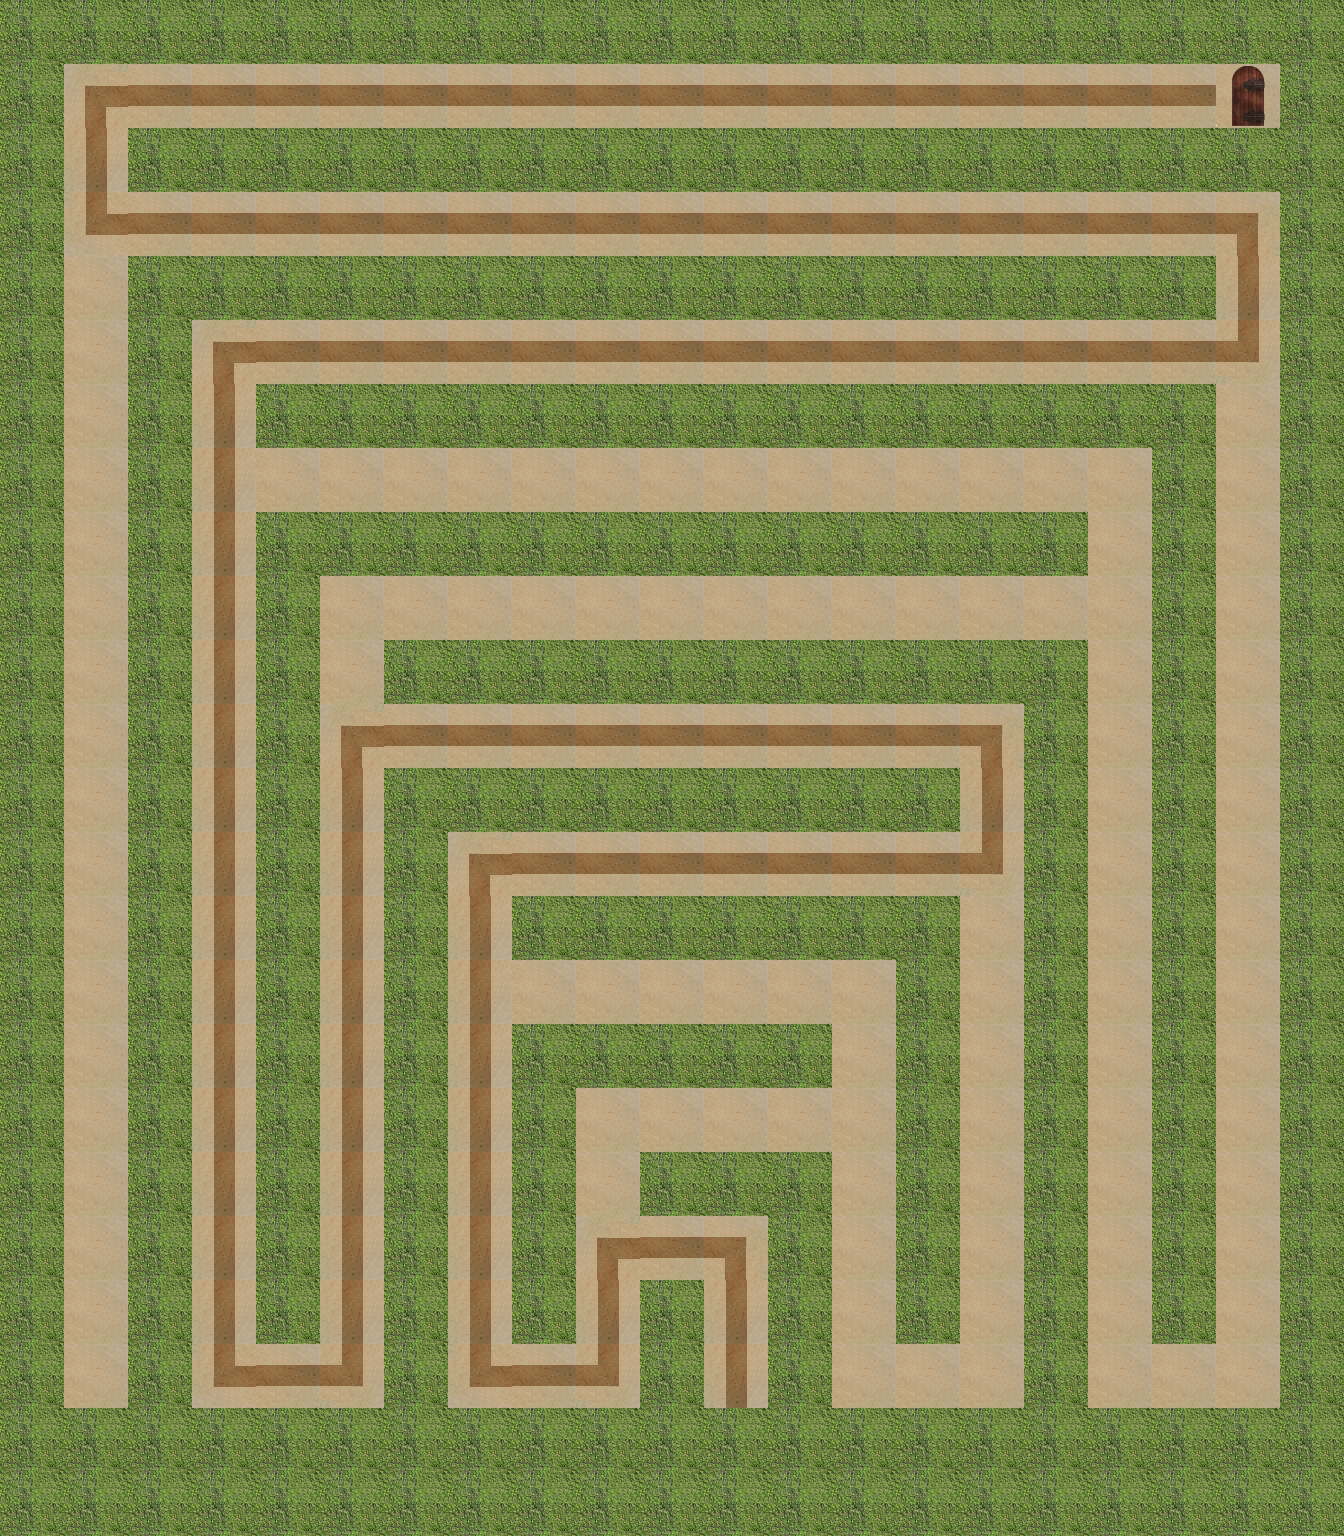

The image is a tile-based game level rendered from a .tmx file. Its description and source (layers, tilesets, objects; grid data summarised) follow:
An orthogonal 21x24 tile map with 64x64 px tiles, 4 tile layers (path, wall, hint, end), 1 hidden layer not drawn.

<map version="1.0" orientation="orthogonal" renderorder="right-down" width="21" height="24" tilewidth="64" tileheight="64">
 <properties>
  <property name="bestTimePossible" value="37" />
  <property name="viewSize" value="5" />
 </properties>
 <tileset firstgid="1" name="sandbush" tilewidth="64" tileheight="64">
  <image source="sandbush.png" width="256" height="192" />
 </tileset>
 <layer name="path" width="21" height="24">
  <data>[504 cells, 223 non-empty, 1 distinct tile ids]</data>
 </layer>
 <layer name="wall" width="21" height="24">
  <data>[504 cells, 281 non-empty, 1 distinct tile ids]</data>
 </layer>
 <layer name="hint" width="21" height="24">
  <data>[504 cells, 120 non-empty, 6 distinct tile ids]</data>
 </layer>
 <layer name="start" width="21" height="24" visible="0">
  <data>[504 cells, 1 non-empty, 1 distinct tile ids]</data>
 </layer>
 <layer name="end" width="21" height="24">
  <data>[504 cells, 1 non-empty, 1 distinct tile ids]</data>
 </layer>
</map>
